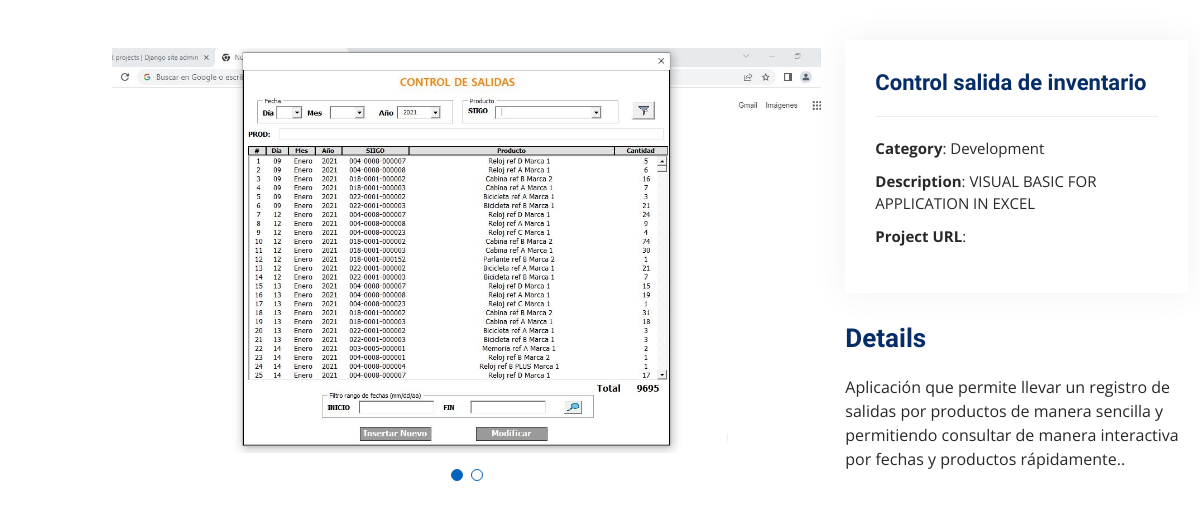
/projects/1, run on the app's committed database.
### my_portfolio/models.py (models this page shows)
class projects(models.Model):
    Title = CharField(max_length= 100)
    Short_Description = CharField(max_length= 200)
    Description = CharField(max_length= 450)
    Image_1 = ImageField(upload_to= 'portfolio/images')
    Image_2 = ImageField(upload_to= 'portfolio/images', blank=True)
    video = models.FileField(upload_to='portfolio/images', blank=True , validators=[FileExtensionValidator(allowed_extensions=['MOV','avi','mp4','webm','mkv'])])
    Url = URLField(blank= True)
    Categoria = CharField(max_length= 250)
    Date = models.DateField(datetime.date.today)

### my_portfolio/views.py (the view)
# urls.py: path("<int:projects_id>", detail_project , name = "detail_project" )
def detail_project(request, projects_id):
    my_project = get_object_or_404(projects, pk = projects_id )
    return render (request, 'portfolio-details.html', {'my_project': my_project})

### my_portfolio/templates/portfolio-details.html (shortened to what this page needs)
{% load static %}
<!DOCTYPE html>
<html lang="en">
<head>
  <link href="{% static 'vendor/aos/aos.css' %}" rel="stylesheet">
  <link href="{% static 'vendor/bootstrap/css/bootstrap.min.css' %}" rel="stylesheet">
  <link href="{% static 'vendor/bootstrap-icons/bootstrap-icons.css' %}" rel="stylesheet">
  <link href="{% static 'vendor/boxicons/css/boxicons.min.css' %}" rel="stylesheet">
  <link href="{% static 'vendor/glightbox/css/glightbox.min.css' %}" rel="stylesheet">
  <link href="{% static 'vendor/swiper/swiper-bundle.min.css' %}" rel="stylesheet">
  <link href="{% static 'main.css' %}" rel="stylesheet">
</head>
<body>
  <main id="main">
    <section id="portfolio-details" class="portfolio-details">
      <div class="container">
        <div class="row gy-4">
          <div class="col-lg-8">
            <div class="portfolio-details-slider swiper">
              <div class="swiper-wrapper align-items-center">
                {% if my_project.Image_1 %}
                  <div class="swiper-slide">
                    <img src="{{my_project.Image_1.url}}" alt="">
                  </div>
                {% endif %}
              </div>
              <div class="swiper-pagination"></div>
            </div>
          </div>
          <div class="col-lg-4">
            <div class="portfolio-info">
              <h3>{{my_project.Title}}</h3>
              <ul>
                <li><strong>Category</strong>: {{my_project.Categoria}}</li>
                <li><strong>Description</strong>: {{my_project.Short_Description}}</li>
                <li><strong>Project URL</strong>: <a href={{my_project.Url}}>{{my_project.Url|truncatechars:40}}</a></li>
              </ul>
            </div>
            <div class="portfolio-description">
              <h2>Details</h2>
              <p>
                {{my_project.Description}}.
              </p>
            </div>
          </div>
        </div>
      </div>
    </section>
  </main>
</body>
</html>

### my_portfolio/static/main.css (style rules this page uses)
body { font-family: "Open Sans", sans-serif; color: #272829; }
h1, h2, h3, h4, h5, h6 { font-family: "Raleway", sans-serif; color: #062d68 }
@media (min-width: 992px) { #main { margin-left: 100px; } }
section { padding: 60px 0; overflow: hidden; }
.portfolio-details { padding-top: 40px; }
.portfolio-details .portfolio-details-slider img { width: 100%; }
.portfolio-details .portfolio-details-slider .swiper-pagination { margin-top: 20px; position: relative; }
.portfolio-details .portfolio-info { padding: 30px; box-shadow: 0px 0 30px rgba(69, 80, 91, 0.08); }
.portfolio-details .portfolio-info h3 { font-size: 22px; font-weight: 700; margin-bottom: 20px; padding-bottom: 20px; border-bottom: 1px solid #eee; }
.portfolio-details .portfolio-info ul { list-style: none; padding: 0; font-size: 15px; }
.portfolio-details .portfolio-info ul li + li { margin-top: 10px; }
.portfolio-details .portfolio-description { padding-top: 30px; }
.portfolio-details .portfolio-description h2 { font-size: 26px; font-weight: 700; margin-bottom: 20px; }
.portfolio-details .portfolio-description p { padding: 0; }

### data on the page
projects: Image_1 (picture), Title "Control salida de inventario", Categoria "Development", Short_Description "VISUAL BASIC FOR APPLICATION IN EXCEL", Description "Aplicación que permite llevar un registro de salidas por productos de manera sencilla y permitiendo consultar de manera interactiva por fechas y productos rápidamente."
